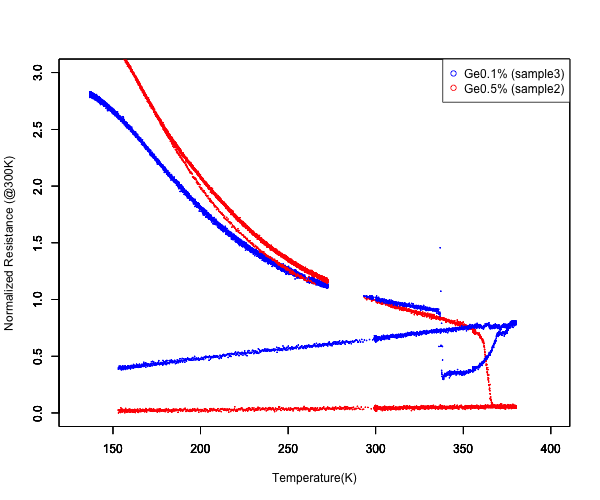

The script that saved this image:
png("plot_normalized.png", width = 600, height = 500)  # 描画デバイスを開く

XLIM<-c(130.0,400.0)
YLIM<-c(0,3)
data1 <- read.csv("181120_heating_sample2ch2_001.csv",header=F)
plot(data.frame(data1[2],data1[5]/0.035866),xlim=XLIM,ylim=YLIM,xlab="Temperature(K)",ylab="Normalized Resistance (@300K)",type="p",col="red",cex=0.1)
par(new=TRUE) #
data2 <- read.csv("181120_heating_sample3ch1_001.csv",header=F)
plot(data.frame(data2[2],data2[5]/0.029887),xlim=XLIM,ylim=YLIM,xlab="",ylab="",type="p",col="blue",cex=0.1)
par(new=TRUE) #
data3 <- read.csv("test_ch1_011.csv",header=F)
plot(data.frame(data3[2],data3[5]*2/0.029887),xlim=XLIM,ylim=YLIM,xlab="",ylab="",type="p",col="blue",cex=0.1)
par(new=TRUE) #
data4 <- read.csv("test_ch2_009.csv",header=F)
plot(data.frame(data4[2],data4[5]*2/0.035866),xlim=XLIM,ylim=YLIM,xlab="",ylab="",type="p",col="red",cex=0.1)

legend("topright", col=c("blue","red"), legend=c("Ge0.1% (sample3)","Ge0.5% (sample2)"),pch=c(1,1))


dev.off()  

#cd Documents/GitManagedProjects-Kagawalab/研究/抵抗測定/